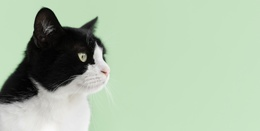
%> input picture Assignment1/1.5/cat.jpg, 260 x 131 px, shrunk from 7204 x 3636 before the run
$ octave matting_exec.m   (GNU Octave 9; MATLAB toolbox functions it lacks are replaced by stand-ins)
%> lines starting %> are read from the running program, lines starting %| are printed output that depends on the picture; in (x1, y1, x2, y2) boxes, pixels count from 0 and x2, y2 are one past the last pixel; in counts of white or black regions, pixels touching at a corner belong together; the program's own positions count from 1
### Assignment1/1.5/get_alpha_mask.m
function alpha_mask = get_alpha_mask(img, bg_color_min, bg_color_max)
%> called with img = 'cat.jpg', bg_color_min = [0.3 0.11 0.15; 0.3 0.05 0.7], bg_color_max = [0.34 0.31 0.85; 0.34 0.2 0.95]
    % Input:
    %   img: the given image.
    %   bg_color_min: the matrix for background color filter which contains
    %   the lower bound.
    %   bg_color_max: the matrix for background color filter which contains
    %   the upper bound.
    % Output:
    %   alpha_mask: the mask we calculated for later composition.\

    % Read the image
    img = imread(img);
%> img is the input picture: size 131x260x3 uint8; mean R, G, B 172.6, 192.1, 168.7
    img = rgb2hsv(img);
%> img: size 131x260x3 double; mean H, S, V 0.269, 0.125, 0.754

    alpha_mask = zeros(size(img, 1), size(img, 2));


    for i = 1:size(img, 1)
        for j = 1:size(img, 2)
            % Get the current pixel value
            pixel = squeeze(img(i,j,:))';
            result = false;
            % Check for very filter if the pixel should be filtered
            for k = 1:size(bg_color_min, 1)
                result = result || all(pixel >= bg_color_min(k,:)) && all(pixel <= bg_color_max(k,:));
            end
            if result
            % If the pixel belong to background, then assign 0
                alpha_mask(i,j) = 0;
            else
                % else assign 1
                alpha_mask(i,j) = 1;
            end
        end
    end
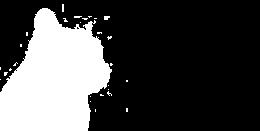
%> alpha_mask: size 131x260 double; values 0 (black) and 1 (white), 27.8% white; 28 white regions (26 under 20 px), largest, box (x1, y1, x2, y2) and area: (0, 8, 112, 131) 9293, (104, 16, 110, 20) 20
    % Smooth the mask to remove hardness from the edges
    alpha_mask = imgaussfilt(double(alpha_mask), 2);
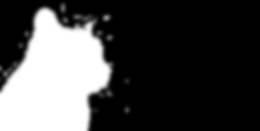
%> alpha_mask: size 131x260 double; min 0, max 1, mean 0.278

end

### Assignment1/1.5/matting_exec.m
% Matlab code for 1.5 Matting

% By bg_color_min and bg_color_max we manually set the filter, notice that
% each row correspond to each filter (like first row of bg_color_min is the
% min HSV value of filter).
% Minimum HSV value of the background color
bg_color_min = [0.30, 0.11, 0.15; 0.30, 0.05, 0.70];
% Maximum HSV value of the background color
bg_color_max = [0.34, 0.31, 0.85; 0.34, 0.20, 0.95];

% Get the mask
alpha_mask = get_alpha_mask('cat.jpg', bg_color_min, bg_color_max);

f1 = imread('cat.jpg'); % target picture
f2 = imread('1.jpg'); % background picture
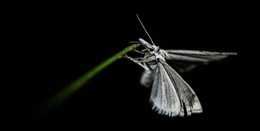
%> input picture Assignment1/1.5/1.jpg, 260 x 131 px, shrunk from 7204 x 3636 before the run
%> f2 is the input picture: size 131x260x3 uint8; mean R, G, B 12.5, 13.1, 11.9

% Resize the background picture
f2 = imresize(f2, [size(f1, 1), size(f1, 2)]);

% Combine two images based on mask value
f = uint8((alpha_mask) .* double(f1) + (1 - alpha_mask) .* double(f2));
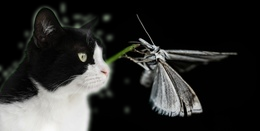
%> f: size 131x260x3 uint8; mean R, G, B 43.4, 43.9, 42.2

% Show and save result
imshow(f);
imwrite(f, 'composite_image.png');
